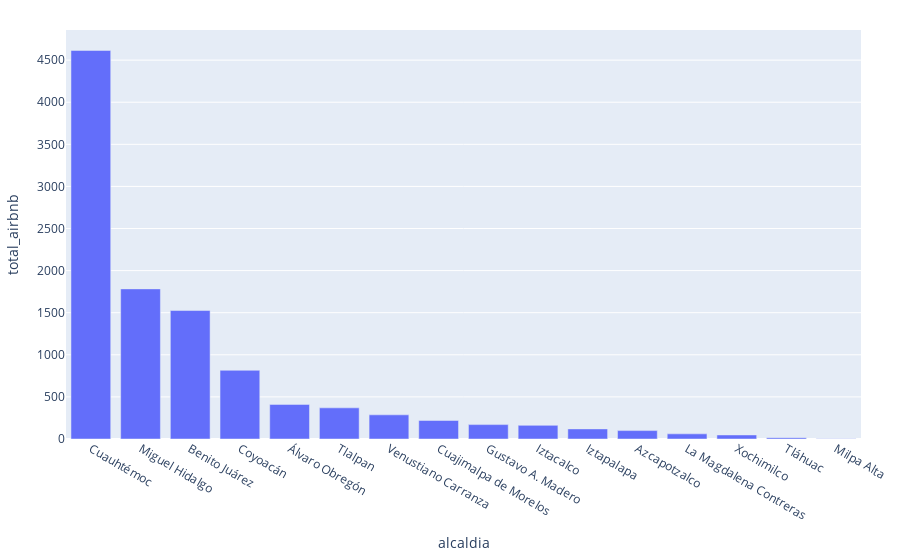

This figure's notebook cell:
### Markdown cell above
### Total airbnb por alcaldia

### Code cell
# Creamos el dataframe para facilitar la graficacion
df_bar_charts = df.groupby(["alcaldia"]).agg({"Robo a transeúnte en vía pública":"max", "name":"count"}).reset_index()
df_bar_charts = df_bar_charts.rename(columns={'name':'total_airbnb', "Robo a transeúnte en vía pública":"total_robos" })
df_bar_charts = df_bar_charts.sort_values(by="total_airbnb",ascending=False)
margin = go.layout.Margin(l=20, r=20, b=20, t=30)

fig = px.bar(df_bar_charts, x="alcaldia", y="total_airbnb",)
fig.update_layout(margin=margin)
fig.show()

### Figure 1 — Plotly figure (JSON) as saved in the notebook; plotly's stock layout.template omitted (floating-point values rounded to 4 significant figures)
{"data": [{"alignmentgroup": "True", "hovertemplate": "alcaldia=%{x}<br>total_airbnb=%{y}<extra></extra>", "legendgroup": "", "marker": {"color": "#636efa"}, "name": "", "offsetgroup": "", "orientation": "v", "showlegend": false, "textposition": "auto", "type": "bar", "x": ["Cuauhtémoc", "Miguel Hidalgo", "Benito Juárez", "Coyoacán", "Álvaro Obregón", "Tlalpan", "Venustiano Carranza", "Cuajimalpa de Morelos", "Gustavo A. Madero", "Iztacalco", "Iztapalapa", "Azcapotzalco", "La Magdalena Contreras", "Xochimilco", "Tláhuac", "Milpa Alta"], "xaxis": "x", "y": [4615, 1783, 1526, 816, 411, 370, 287, 220, 171, 162, 120, 100, 61, 48, 16, 4], "yaxis": "y"}], "layout": {"barmode": "relative", "legend": {"tracegroupgap": 0}, "margin": {"b": 20, "l": 20, "r": 20, "t": 30}, "xaxis": {"anchor": "y", "domain": [0, 1], "title": {"text": "alcaldia"}}, "yaxis": {"anchor": "x", "domain": [0, 1], "title": {"text": "total_airbnb"}}}}
